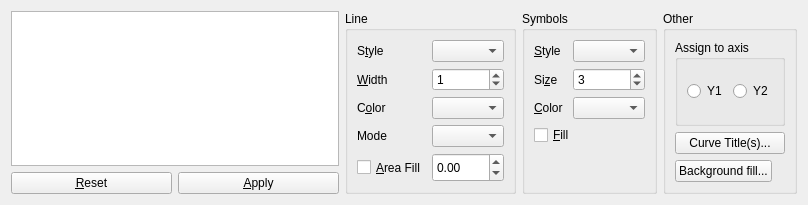
<?xml version="1.0" encoding="UTF-8"?>
<ui version="4.0">
 <class>curvesAppearanceChooserDlg</class>
 <widget class="QWidget" name="curvesAppearanceChooserDlg">
  <property name="geometry">
   <rect>
    <x>0</x>
    <y>0</y>
    <width>808</width>
    <height>205</height>
   </rect>
  </property>
  <property name="sizePolicy">
   <sizepolicy hsizetype="Preferred" vsizetype="Maximum">
    <horstretch>0</horstretch>
    <verstretch>0</verstretch>
   </sizepolicy>
  </property>
  <property name="maximumSize">
   <size>
    <width>16777215</width>
    <height>205</height>
   </size>
  </property>
  <property name="windowTitle">
   <string>Form</string>
  </property>
  <layout class="QHBoxLayout">
   <item>
    <layout class="QVBoxLayout">
     <item>
      <widget class="QListWidget" name="curvesLW">
       <property name="sizePolicy">
        <sizepolicy hsizetype="Expanding" vsizetype="Expanding">
         <horstretch>0</horstretch>
         <verstretch>0</verstretch>
        </sizepolicy>
       </property>
       <property name="selectionMode">
        <enum>QAbstractItemView::ExtendedSelection</enum>
       </property>
       <property name="sortingEnabled">
        <bool>false</bool>
       </property>
      </widget>
     </item>
     <item>
      <layout class="QHBoxLayout">
       <item>
        <widget class="QPushButton" name="resetBT">
         <property name="text">
          <string>&amp;Reset</string>
         </property>
        </widget>
       </item>
       <item>
        <widget class="QPushButton" name="applyBT">
         <property name="text">
          <string>&amp;Apply</string>
         </property>
        </widget>
       </item>
      </layout>
     </item>
    </layout>
   </item>
   <item>
    <widget class="QGroupBox" name="lineGB">
     <property name="title">
      <string>Line</string>
     </property>
     <layout class="QGridLayout">
      <item row="4" column="0">
       <widget class="QCheckBox" name="cFillCB">
        <property name="sizePolicy">
         <sizepolicy hsizetype="Minimum" vsizetype="Preferred">
          <horstretch>0</horstretch>
          <verstretch>0</verstretch>
         </sizepolicy>
        </property>
        <property name="text">
         <string>&amp;Area Fill</string>
        </property>
       </widget>
      </item>
      <item row="0" column="0">
       <widget class="QLabel" name="label_4">
        <property name="text">
         <string>S&amp;tyle</string>
        </property>
        <property name="buddy">
         <cstring>lStyleCB</cstring>
        </property>
       </widget>
      </item>
      <item row="1" column="1">
       <widget class="QSpinBox" name="lWidthSB">
        <property name="sizePolicy">
         <sizepolicy hsizetype="Preferred" vsizetype="Fixed">
          <horstretch>0</horstretch>
          <verstretch>0</verstretch>
         </sizepolicy>
        </property>
        <property name="specialValueText">
         <string>--</string>
        </property>
        <property name="minimum">
         <number>-1</number>
        </property>
        <property name="maximum">
         <number>10</number>
        </property>
        <property name="value">
         <number>1</number>
        </property>
       </widget>
      </item>
      <item row="4" column="1">
       <widget class="QDoubleSpinBox" name="cAreaDSB">
        <property name="sizePolicy">
         <sizepolicy hsizetype="Minimum" vsizetype="Preferred">
          <horstretch>0</horstretch>
          <verstretch>0</verstretch>
         </sizepolicy>
        </property>
        <property name="minimum">
         <double>-99.989999999999995</double>
        </property>
       </widget>
      </item>
      <item row="0" column="1">
       <widget class="QComboBox" name="lStyleCB">
        <property name="toolTip">
         <string>&lt;html&gt;&lt;head&gt;&lt;meta name=&quot;qrichtext&quot; content=&quot;1&quot; /&gt;&lt;style type=&quot;text/css&quot;&gt;
p, li { white-space: pre-wrap; }
&lt;/style&gt;&lt;/head&gt;&lt;body style=&quot; font-family:'Sans Serif'; font-size:10pt; font-weight:400; font-style:normal;&quot;&gt;
&lt;p style=&quot; margin-top:0px; margin-bottom:0px; margin-left:0px; margin-right:0px; -qt-block-indent:0; text-indent:0px;&quot;&gt;Style of the pen used to connect the points.&lt;/p&gt;&lt;/body&gt;&lt;/html&gt;</string>
        </property>
       </widget>
      </item>
      <item row="3" column="0">
       <widget class="QLabel" name="labelCurveStyle">
        <property name="text">
         <string>Mode</string>
        </property>
       </widget>
      </item>
      <item row="2" column="0">
       <widget class="QLabel" name="label_6">
        <property name="text">
         <string>C&amp;olor</string>
        </property>
        <property name="buddy">
         <cstring>lColorCB</cstring>
        </property>
       </widget>
      </item>
      <item row="1" column="0">
       <widget class="QLabel" name="label_5">
        <property name="text">
         <string>&amp;Width</string>
        </property>
        <property name="buddy">
         <cstring>lWidthSB</cstring>
        </property>
       </widget>
      </item>
      <item row="3" column="1">
       <widget class="QComboBox" name="cStyleCB">
        <property name="toolTip">
         <string>&lt;html&gt;&lt;head&gt;&lt;meta name=&quot;qrichtext&quot; content=&quot;1&quot; /&gt;&lt;style type=&quot;text/css&quot;&gt;
p, li { white-space: pre-wrap; }
&lt;/style&gt;&lt;/head&gt;&lt;body style=&quot; font-family:'Sans Serif'; font-size:10pt; font-weight:400; font-style:normal;&quot;&gt;
&lt;p style=&quot; margin-top:0px; margin-bottom:0px; margin-left:0px; margin-right:0px; -qt-block-indent:0; text-indent:0px;&quot;&gt;Connector mode: how the data points are connected (steps, straight lines,...)&lt;/p&gt;&lt;/body&gt;&lt;/html&gt;</string>
        </property>
       </widget>
      </item>
      <item row="2" column="1">
       <widget class="QComboBox" name="lColorCB"/>
      </item>
     </layout>
    </widget>
   </item>
   <item>
    <widget class="QGroupBox" name="symbolGB">
     <property name="title">
      <string>Symbols</string>
     </property>
     <layout class="QGridLayout">
      <item row="0" column="0">
       <widget class="QLabel" name="label">
        <property name="text">
         <string>&amp;Style</string>
        </property>
        <property name="buddy">
         <cstring>sStyleCB</cstring>
        </property>
       </widget>
      </item>
      <item row="1" column="0">
       <widget class="QLabel" name="label_2">
        <property name="text">
         <string>Si&amp;ze</string>
        </property>
        <property name="buddy">
         <cstring>sSizeSB</cstring>
        </property>
       </widget>
      </item>
      <item row="0" column="1">
       <widget class="QComboBox" name="sStyleCB"/>
      </item>
      <item row="1" column="1">
       <widget class="QSpinBox" name="sSizeSB">
        <property name="specialValueText">
         <string>--</string>
        </property>
        <property name="minimum">
         <number>-1</number>
        </property>
        <property name="maximum">
         <number>10</number>
        </property>
        <property name="singleStep">
         <number>1</number>
        </property>
        <property name="value">
         <number>3</number>
        </property>
       </widget>
      </item>
      <item row="2" column="0">
       <widget class="QLabel" name="label_3">
        <property name="text">
         <string>&amp;Color</string>
        </property>
        <property name="buddy">
         <cstring>sColorCB</cstring>
        </property>
       </widget>
      </item>
      <item row="4" column="0" colspan="2">
       <spacer>
        <property name="orientation">
         <enum>Qt::Vertical</enum>
        </property>
        <property name="sizeHint" stdset="0">
         <size>
          <width>111</width>
          <height>16</height>
         </size>
        </property>
       </spacer>
      </item>
      <item row="3" column="0" colspan="2">
       <widget class="QCheckBox" name="sFillCB">
        <property name="text">
         <string>&amp;Fill</string>
        </property>
        <property name="tristate">
         <bool>false</bool>
        </property>
       </widget>
      </item>
      <item row="2" column="1">
       <widget class="QComboBox" name="sColorCB"/>
      </item>
     </layout>
    </widget>
   </item>
   <item>
    <widget class="QGroupBox" name="otherGB">
     <property name="title">
      <string>Other</string>
     </property>
     <layout class="QGridLayout">
      <item row="1" column="0">
       <widget class="QPushButton" name="changeTitlesBT">
        <property name="text">
         <string>Curve Title(s)...</string>
        </property>
       </widget>
      </item>
      <item row="0" column="0">
       <widget class="QGroupBox" name="groupBox">
        <property name="title">
         <string>Assign to axis</string>
        </property>
        <layout class="QHBoxLayout">
         <item>
          <widget class="QRadioButton" name="assignToY1BT">
           <property name="toolTip">
            <string>&lt;html&gt;&lt;head&gt;&lt;meta name=&quot;qrichtext&quot; content=&quot;1&quot; /&gt;&lt;style type=&quot;text/css&quot;&gt;
p, li { white-space: pre-wrap; }
&lt;/style&gt;&lt;/head&gt;&lt;body style=&quot; font-family:'Sans Serif'; font-size:9pt; font-weight:400; font-style:normal;&quot;&gt;
&lt;p style=&quot; margin-top:0px; margin-bottom:0px; margin-left:0px; margin-right:0px; -qt-block-indent:0; text-indent:0px;&quot;&gt;Assign selected curves to Y1 (left axis)&lt;/p&gt;&lt;/body&gt;&lt;/html&gt;</string>
           </property>
           <property name="text">
            <string>Y1</string>
           </property>
           <property name="autoExclusive">
            <bool>true</bool>
           </property>
          </widget>
         </item>
         <item>
          <widget class="QRadioButton" name="assignToY2BT">
           <property name="toolTip">
            <string>&lt;html&gt;&lt;head&gt;&lt;meta name=&quot;qrichtext&quot; content=&quot;1&quot; /&gt;&lt;style type=&quot;text/css&quot;&gt;
p, li { white-space: pre-wrap; }
&lt;/style&gt;&lt;/head&gt;&lt;body style=&quot; font-family:'Sans Serif'; font-size:9pt; font-weight:400; font-style:normal;&quot;&gt;
&lt;p style=&quot; margin-top:0px; margin-bottom:0px; margin-left:0px; margin-right:0px; -qt-block-indent:0; text-indent:0px;&quot;&gt;Assign selected curves to Y2 (right axis)&lt;/p&gt;&lt;/body&gt;&lt;/html&gt;</string>
           </property>
           <property name="text">
            <string>Y2</string>
           </property>
           <property name="autoExclusive">
            <bool>true</bool>
           </property>
          </widget>
         </item>
        </layout>
       </widget>
      </item>
      <item row="2" column="0">
       <widget class="QPushButton" name="bckgndBT">
        <property name="sizePolicy">
         <sizepolicy hsizetype="Fixed" vsizetype="Fixed">
          <horstretch>0</horstretch>
          <verstretch>0</verstretch>
         </sizepolicy>
        </property>
        <property name="text">
         <string>Background fill...</string>
        </property>
       </widget>
      </item>
     </layout>
    </widget>
   </item>
  </layout>
 </widget>
 <resources/>
 <connections/>
</ui>
